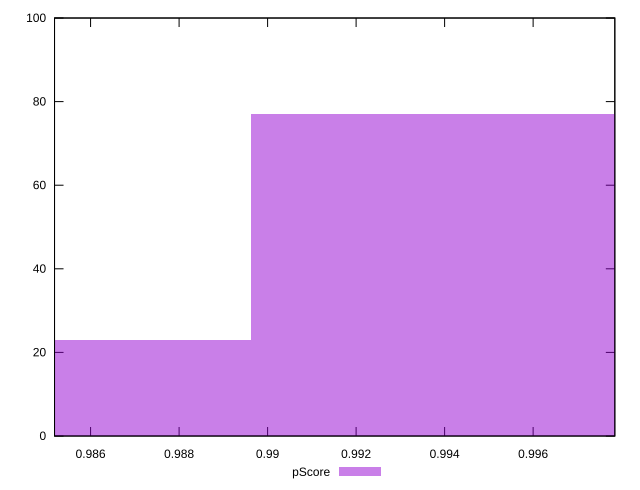

Reproduce this figure in gnuplot.
reset

$pScore <<EOF
0.9954105162308113 77
0.9838359753444065 23
EOF

set key outside below
set boxwidth 0.011574540886404782
set xrange [0.9851853725087982:0.9978462016340375]
set yrange [0:100]
set trange [0:100]
set style fill transparent solid 0.5 noborder
set terminal svg size 640, 490 enhanced background rgb 'white'
set output "reports/report_00032_2021-02-25T10-28-15.087Z/first-contentful-paint/samples/music/pScore/histogram.svg"

plot $pScore title "pScore" with boxes

reset
